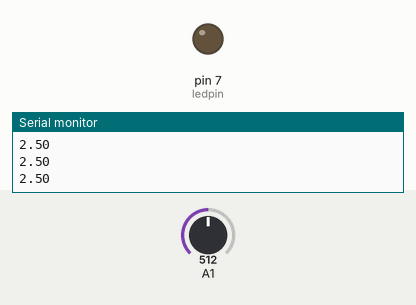
The sketch below on a simulated Arduino Uno, built with avr-gcc and run on an emulated ATmega328P. Shown: output pins drawn as LEDs (lit = HIGH), the last lines printed to the serial monitor. The inputs (shaded band) are chosen by the test bench; at power-on: A1 = 512.

Above: at 1.2 s.
1.3 s: A1 set to 716
At 1.51 s:
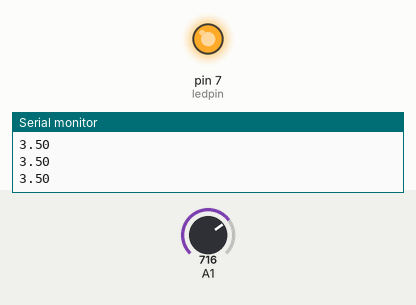
Timing chart, 0 to 4.3 s (numbered marks = the images above; inputs shaded):
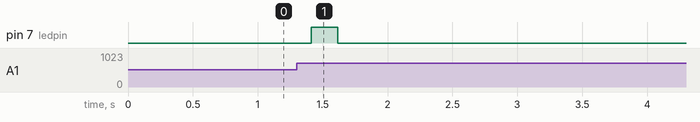

Measured:
- after the input at 1.3 s, pin 7 (ledpin): LOW → HIGH after 0.11 s, → LOW 0.21 s later

The sketch:

analog_microphone_sensor.ino
```cpp
int currentValue;
int maxValue;
int minValue;
unsigned long timer;
int sampleSpan = 200;
int volume;
int ledpin = 7;

void setup() {
  // put your setup code here, to run once:
  Serial.begin(9600);
  pinMode(ledpin, OUTPUT);
  resetValues();
}

void loop() {
  // put your main code here, to run repeatedly:
  currentValue = analogRead(A1);
//  Serial.println(currentValue);

  float voltage = currentValue * (5.0 / 1023.0);
  Serial.println(voltage);

  if(currentValue < minValue) {
    minValue = currentValue;
  }
  if(currentValue > maxValue) {
    maxValue = currentValue;
  }

  if(millis() - timer >= sampleSpan) {
    volume = maxValue - minValue;
//    Serial.println(volume);
    resetValues();
  }

  if(volume > 100) {
//    Serial.println("LOUD");
    digitalWrite(ledpin, HIGH);
  } else {
//    Serial.println("Quiet");
    digitalWrite(ledpin, LOW);
  }
}

void resetValues() {
  maxValue = 0;
  minValue = 1024;
  timer = millis();
}
```
